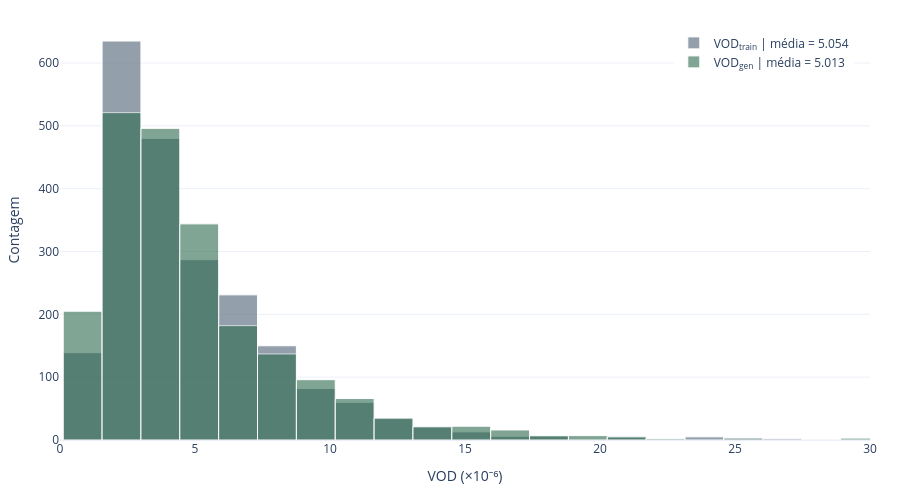

Notebook source saved alongside this figure:
### Code cell
# ============================================================================
# 2.5 COMPARATIVE VOD DISTRIBUTION (TRAIN x GENERATED)
# ============================================================================

import plotly.graph_objects as go

images_dir = BASE_DIR / "images"
images_dir.mkdir(parents=True, exist_ok=True)
output_path = images_dir / f"vae_vod_comparison_{RUN_ID}_epoch_{EPOCH}.png"
viridis_color = "#2D6A4F"
vod_scale = 1e6
vod_train_scaled = vod_real * vod_scale
vod_gen_scaled = vod_gen * vod_scale
mean_vod_train_scaled = mean_vod_real * vod_scale
mean_vod_gen_scaled = mean_vod_gen * vod_scale

all_vod_scaled = np.concatenate([vod_train_scaled, vod_gen_scaled])
bin_count = 100
bin_start = float(np.min(all_vod_scaled))
bin_end = float(np.max(all_vod_scaled))
bin_size = (bin_end - bin_start) / bin_count if bin_end > bin_start else 1.0
shared_bins = dict(start=bin_start, end=bin_end, size=bin_size)

fig = go.Figure()
fig.add_trace(
    go.Histogram(
        x=vod_train_scaled,
        xbins=shared_bins,
        name=f"VOD<sub>train</sub> | média = {mean_vod_train_scaled:.3f}",
        marker=dict(color="slategrey", line=dict(color="white", width=1)),
        opacity=0.75
    )
)
fig.add_trace(
    go.Histogram(
        x=vod_gen_scaled,
        xbins=shared_bins,
        name=f"VOD<sub>gen</sub> | média = {mean_vod_gen_scaled:.3f}",
        marker=dict(color=viridis_color, line=dict(color="white", width=1)),
        opacity=0.6
    )
)

fig.update_xaxes(title_text="VOD (×10⁻⁶)", range=[0, 30])
fig.update_yaxes(title_text="Contagem")
fig.update_layout(
    template="plotly_white",
    barmode="overlay",
    width=900,
    height=500,
    margin=dict(l=60, r=30, t=20, b=60),
    legend=dict(title="", x=0.98, y=0.98, xanchor="right", yanchor="top")
)

fig.write_image(output_path, format="png", width=900, height=500, scale=300 / 96)
fig.show()
print(f"Saved VOD comparison figure to: {output_path}")

### Figure 1 — Plotly figure (JSON) as saved in the notebook; plotly's stock layout.template omitted (floating-point values rounded to 4 significant figures; data arrays with more than 128 entries replaced by an {"elided": "..."} marker saying what was removed)
{"data": [{"marker": {"color": "slategrey", "line": {"color": "white", "width": 1}}, "name": "VOD<sub>train</sub> | média = 5.054", "opacity": 0.75, "type": "histogram", "x": {"elided": "2170 float values"}, "xbins": {"end": 144.0, "size": 1.439, "start": 0.1197}}, {"marker": {"color": "#2D6A4F", "line": {"color": "white", "width": 1}}, "name": "VOD<sub>gen</sub> | média = 5.013", "opacity": 0.6, "type": "histogram", "x": {"elided": "2170 float values"}, "xbins": {"end": 144.0, "size": 1.439, "start": 0.1197}}], "layout": {"barmode": "overlay", "height": 500, "legend": {"title": {"text": ""}, "x": 0.98, "xanchor": "right", "y": 0.98, "yanchor": "top"}, "margin": {"b": 60, "l": 60, "r": 30, "t": 20}, "width": 900, "xaxis": {"range": [0, 30], "title": {"text": "VOD (×10⁻⁶)"}}, "yaxis": {"title": {"text": "Contagem"}}}}
